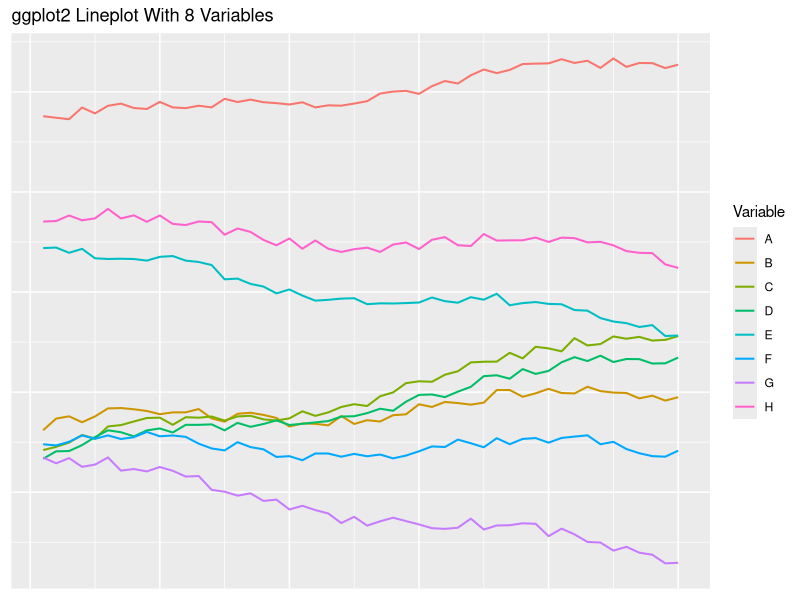
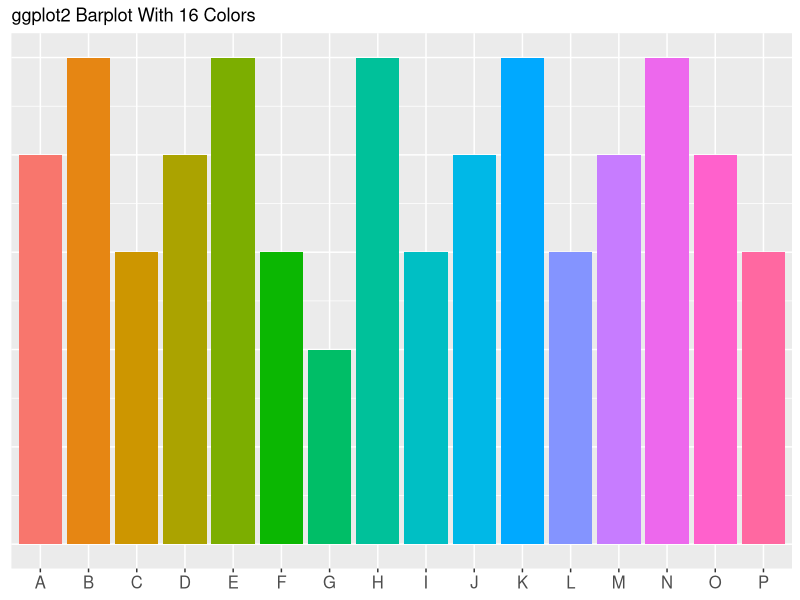

Write R code to recreate these figures, in order.
## ---- chunk 1
library(tidyverse)
library(magrittr)
library(readxl)
library(ggplot2)
## ---- chunk 2
time_steps <- 50
num_vars <- 8
line_data <- tibble(time=rep(1:time_steps, num_vars),
                    count=runif(time_steps*num_vars,1,7) + rep(runif(num_vars,1,200), each=time_steps),
                    var_n=rep(LETTERS[1:num_vars], each=time_steps))
line_data %<>% group_by(var_n) %>%
  mutate(count = count + (time^(1.03))*runif(1,-1,1)*50/time_steps) %>%
  ungroup() %>%
  mutate(count = count + 5*sin(time/5) + time^(1.03)/10)

a <- ggplot(line_data, aes(x=time, y=count, color=var_n)) +
  geom_line(size=0.7) +
  labs(title="ggplot2 Lineplot With 8 Variables",
       color="Variable") +
  theme(axis.title.x = element_blank(),
        axis.text.x = element_blank(),
        axis.title.y = element_blank(),
        axis.text.y = element_blank(),
        axis.ticks.x = element_blank(),
        axis.ticks.y = element_blank())
ggsave(a, filename="ggplotLine16.png", width=5, height=3)
## ---- chunk 3
bar_data <- tibble(item=c("A","B","C","D","E","F","G","H","I","J","K","L","M","N","O","P"), count=c(4,5,3,4,5,3,2,5,3,4,5,3,4,5,4,3))
bar_data$item <- factor(bar_data$item,levels = c("A","B","C","D","E","F","G","H","I","J","K","L","M","N","O","P"))

a <- ggplot(bar_data, aes(x=item, y=count, fill=item)) +
  geom_bar(stat="identity") +
  labs(title="ggplot2 Barplot With 16 Colors") +
  theme(axis.title.x = element_blank(),
        axis.text.x = element_text(size=12),
        axis.title.y = element_blank(),
        axis.text.y = element_blank(),
        legend.position = "none",
        axis.ticks.y = element_blank())
ggsave(a, filename="ggplotStandard16.png", width=5, height=3)
